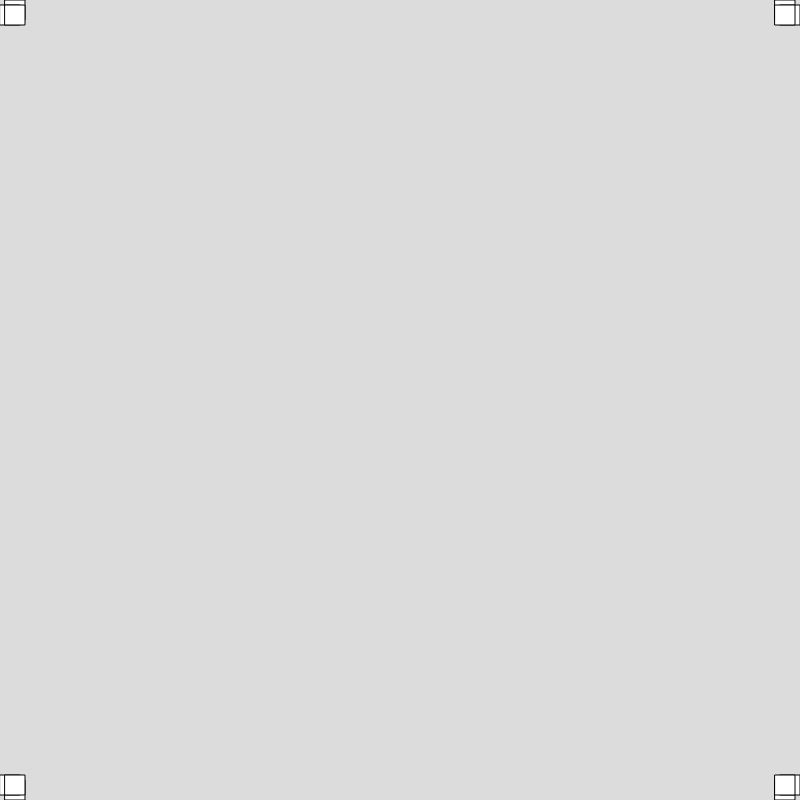
Frame 1 (no input)
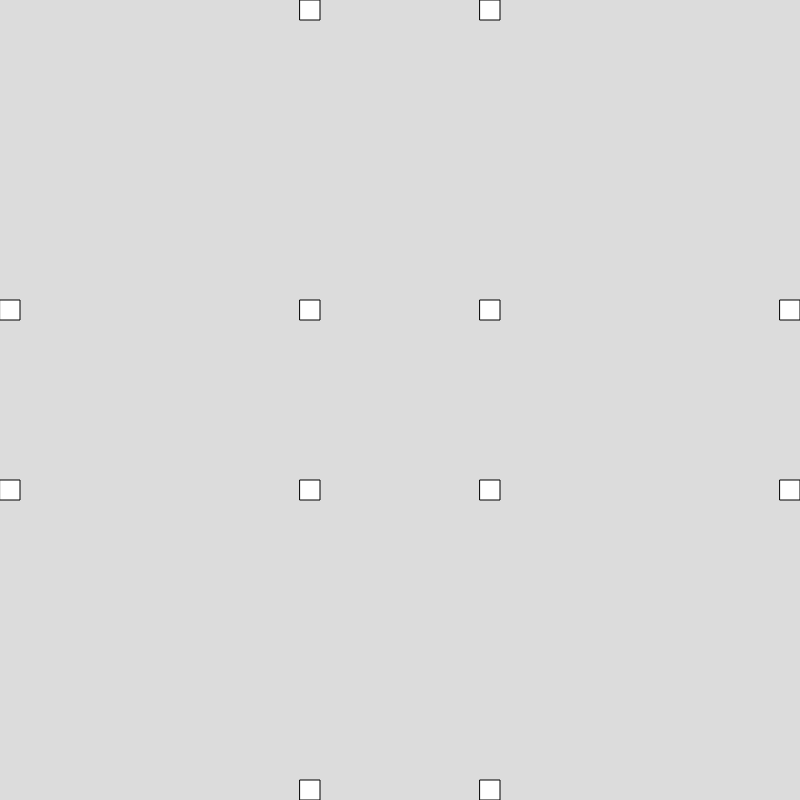
Frame 60 (no input)
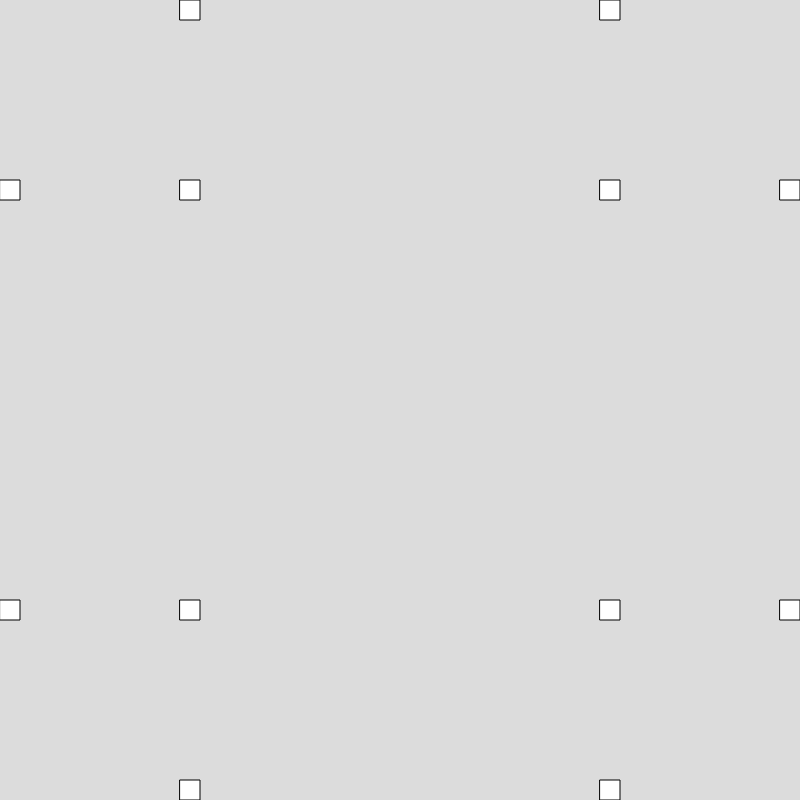
Frame 120 (the mouse pressed at the canvas centre since frame 60)

The p5.js sketch that drew these frames (run headless with seeded random() and noise() and a simulated clock; from frame 60 on, the mouse is pressed at the canvas centre):

// p5.js sketch
// ── sketch.js
var offset = 0

function setup() {
  createCanvas(800, 800);
}
function draw() {
  offset = offset + 5
  background(220)
  rect(0 + offset,0,20)
  rect(0,0 + offset,20)
  rect(0 + offset,0 + offset,20)
  rect(780 - offset,780,20)
  rect(780,780 - offset,20)
  rect(780 - offset,780 - offset,20)
  rect(0 + offset,780,20)
  rect(0,780 - offset,20)
  rect(0 + offset,780 - offset,20)
  rect(780 - offset,0,20)
  rect(780,0 + offset,20)
  rect(780 - offset,0 + offset,20)
  if(offset > 800){
    offset = 0
  }
  
}
